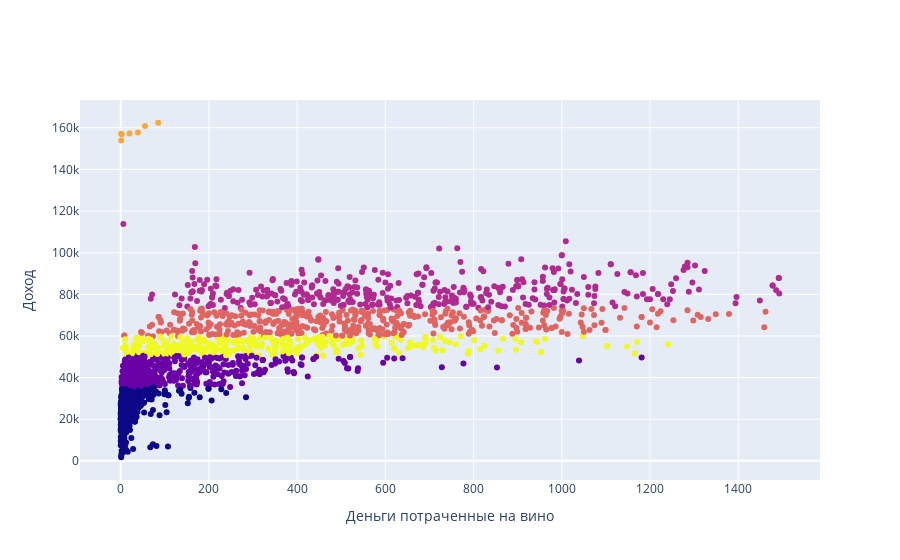

Notebook code for this chart:
### Markdown cell above
## 3 Провести кластеризацию данных с помощью алгоритма иерархической кластеризации

### Code cell
import pandas as pd
from sklearn.cluster import AgglomerativeClustering
import plotly.graph_objs as go


model2 = AgglomerativeClustering(n_clusters=6, compute_distances=True)
clustering = model2.fit(data)
data["Cluster"] = clustering.labels_

fig = go.Figure(data=[go.Scatter(x=data["MntWines"],
                                    y=data["Income"],
                                    mode="markers",
                                    marker_color=data["Cluster"]
                                    )])
fig.update_layout(xaxis_title="Деньги потраченные на вино",
                    yaxis_title="Доход")
fig.show()

hierarchy = data.copy()
hierarchy["Cluster"] = model2.labels_
hierarchy["Cluster"].value_counts()

### Figure 1 — Plotly figure (JSON) as saved in the notebook; plotly's stock layout.template omitted (floating-point values rounded to 4 significant figures; data arrays with more than 128 entries replaced by an {"elided": "..."} marker saying what was removed)
{"data": [{"marker": {"color": {"elided": "2215 int values"}}, "mode": "markers", "type": "scatter", "x": {"elided": "2215 int values"}, "y": {"elided": "2215 int values"}}], "layout": {"xaxis": {"title": {"text": "Деньги потраченные на вино"}}, "yaxis": {"title": {"text": "Доход"}}}}
